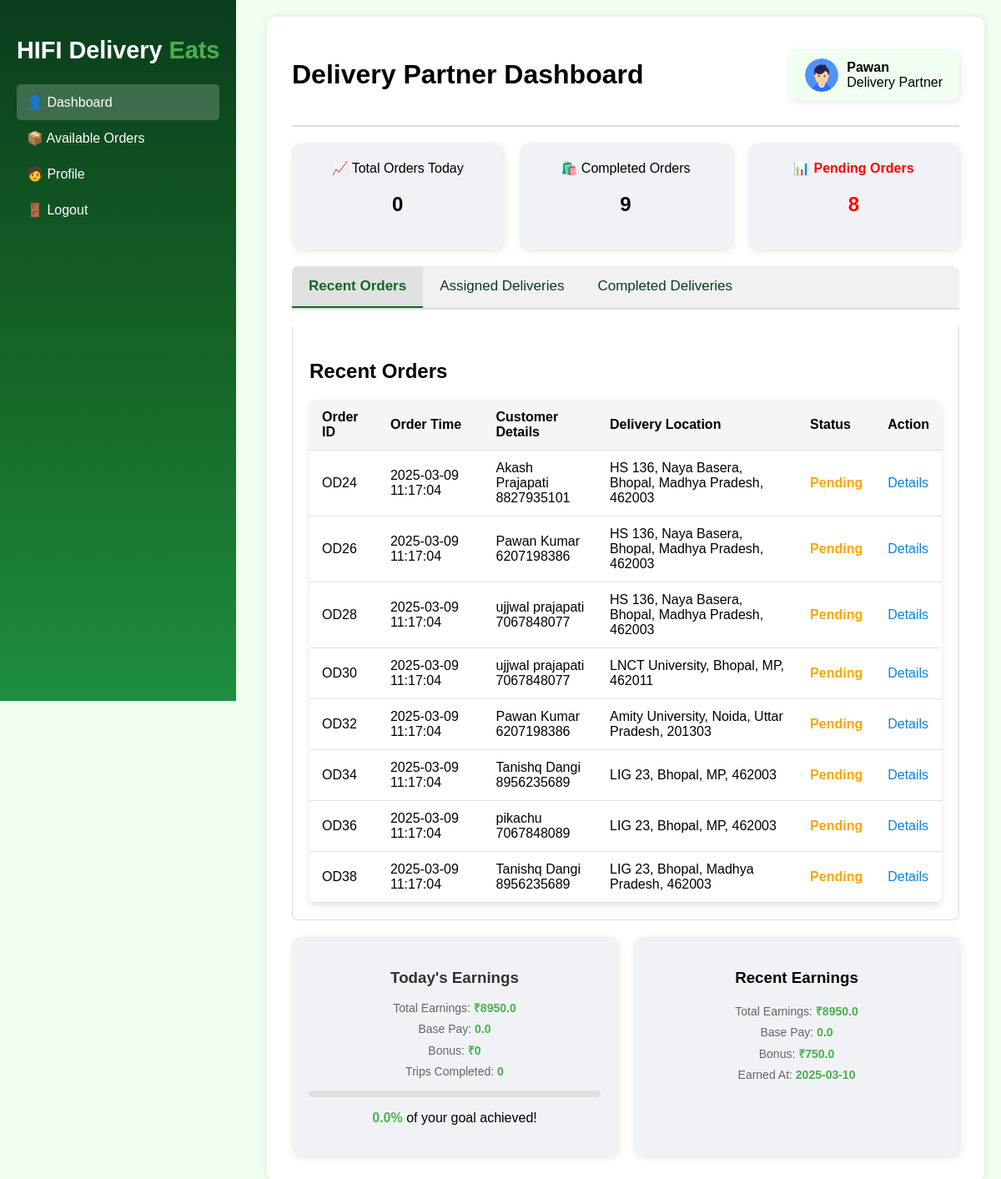
The page /delivery-agent (signed in) on the database its author committed.
### models.py (models this page shows, shortened)
class DeliveryAgent(UserMixin, db.Model):
    __tablename__ = 'delivery_agent'
    id = db.Column(db.Integer, primary_key=True)
    username = db.Column(db.String(100))
    email = db.Column(db.String(100), unique=True)
    phone = db.Column(db.Integer, unique=True, nullable=False)
    password = db.Column(db.String(100), nullable=False)
    image = db.Column(db.String(255), nullable=True, server_default='')
    bio = db.Column(db.Text, nullable=True, server_default='')
    delivery_area = db.Column(db.String(100), nullable=False)
    available_slots = db.Column(db.Boolean, nullable=False, default=True)
    id_proof = db.Column(db.String(12), nullable=False, server_default='')
    is_approved = db.Column(db.Boolean, nullable=False, server_default='0')
    is_active = db.Column(db.Boolean, nullable=False, server_default='1')
    def __repr__(self):
        return f'<DeliveryAgent {self.username}>'

class Order(db.Model):
    __tablename__ = 'order'
    id = db.Column(db.Integer, primary_key=True)
    user_id = db.Column(db.Integer, db.ForeignKey('customer.id'), nullable=False)
    delivery_agent_id = db.Column(db.Integer, db.ForeignKey('delivery_agent.id'), nullable=True)
    status = db.Column(db.String(50), nullable=False, default="Pending")
    total_price = db.Column(db.Float, nullable=False)
    delivery_location = db.Column(db.String(255), nullable=False)
    created_at = db.Column(db.DateTime, default=func.now())
    delivered_at = db.Column(db.DateTime, nullable=True)
    delivery_status = db.Column(db.String(50),nullable=False, default="ActionPending")
    items = db.relationship("OrderItem", backref="order", lazy=True)
    user = db.relationship("Customer", back_populates="orders", foreign_keys=[user_id])  # Link to the user

class Customer(UserMixin, db.Model):
    __tablename__ = 'customer'
    id = db.Column(db.Integer, primary_key=True)
    username = db.Column(db.String(100))
    email = db.Column(db.String(100), unique=True)
    phone = db.Column(db.Integer,unique=True, nullable=False)
    password = db.Column(db.String(100), nullable=False)
    addresses = db.relationship("Address", backref="customer", lazy=True)
    orders = db.relationship("Order", back_populates="user", foreign_keys="Order.user_id")  # Orders placed by the user
    def __repr__(self):
        return f'<Customer {self.username}>'

class Earnings(db.Model):
    __tablename__ = 'earnings'
    id = db.Column(db.Integer, primary_key=True)
    delivery_agent_id = db.Column(db.Integer, db.ForeignKey('delivery_agent.id'), nullable=False)
    base_pay = db.Column(db.Float, nullable=False, default=0.0)
    bonus = db.Column(db.Float, nullable=False, default=0.0)
    trips_count = db.Column(db.Integer, nullable=False, default=0)
    earned_at = db.Column(db.DateTime, default=func.now())
    delivery_agent = db.relationship('DeliveryAgent', backref='earnings')

### routes/delivery_agent_routes.py (the view)
    @app.route('/delivery-agent')
    def delivery_agent():
        print(current_user)
        agent = DeliveryAgent.query.get(current_user.id)
        print(agent)
        address_subquery = (
            db.session.query(
                Address.customer_id,
                func.min(Address.address_line).label("customer_address")
            )
            .group_by(Address.customer_id)
            .subquery()
        )
        pending_orders = (
            db.session.query(
                Order.id.label("order_id"),
                Customer.id.label("customer_id"),
                Customer.username.label("customer_name"),
                Customer.phone.label("customer_phone"),
                address_subquery.c.customer_address,
                Order.status.label("order_status"),
                Order.total_price.label("order_total"),
                Order.delivery_location.label("delivery_location"),
                Order.created_at.label("order_date"),
            )
            .join(Customer, Order.user_id == Customer.id)
            .outerjoin(address_subquery, address_subquery.c.customer_id == Customer.id)
            .filter(Order.delivery_agent_id == current_user.id, Order.status == "Pending")
            .all()
        )
        assigned_orders = (
            db.session.query(
                Order.id.label("order_id"),
                Customer.id.label("customer_id"),
                Customer.username.label("customer_name"),
                Customer.phone.label("customer_phone"),
                Address.address_line.label("customer_address"),
                Order.status.label("order_status"),
                Order.total_price.label("order_total"),
                Order.delivery_location.label("delivery_location"),
                Order.created_at.label("order_date"),
            )
            .join(Customer, Order.user_id == Customer.id)
            .outerjoin(Address, Address.customer_id == Customer.id)
            .filter(Order.delivery_agent_id == current_user.id, Order.status == "Accepted")
            .group_by(Order.id, Customer.id)
            .all()
        )
        completed_orders = (
            db.session.query(
                Order.id.label("order_id"),
                Customer.id.label("customer_id"),
                Customer.username.label("customer_name"),
                Customer.phone.label("customer_phone"),
                Address.address_line.label("customer_address"),
                Order.delivery_status.label("order_status"),
                Order.total_price.label("order_total"),
                Order.delivery_location.label("delivery_location"),
                Order.created_at.label("order_date"),
            )
            .join(Customer, Order.user_id == Customer.id)
            .outerjoin(Address, Address.customer_id == Customer.id)
            .filter(Order.delivery_agent_id == current_user.id, Order.delivery_status == "Delivered")
            .group_by(Order.id, Customer.id)
            .all()
        )
        today = datetime.datetime.now()
        todays_deliveries_count = (
            db.session.query(Order)
            .filter(
                Order.delivery_agent_id == current_user.id,
                db.func.date(Order.created_at) == today,
                Order.status == "Delivered"  or Order.status == "Pending" or Order.status == "Accepted"
            )
            .count()
        )
        pending_count = (
            db.session.query(Order)
            .filter(Order.delivery_agent_id == current_user.id, Order.status == "Pending")
            .count()
        )
        completed_count = (
            db.session.query(Order)
            .filter(Order.delivery_agent_id == current_user.id, Order.delivery_status == "Delivered")
            .count()
        )
        today_earnings = db.session.query(
            func.coalesce(func.sum(Earnings.base_pay), 0).label("base_pay"),
            func.coalesce(func.sum(Earnings.bonus), 0).label("bonus"),
            func.coalesce(func.sum(Earnings.trips_count), 0).label("trips"),
        ).filter(
            Earnings.delivery_agent_id == current_user.id,
            func.date(Earnings.earned_at) == datetime.date.today()
        ).first()
        recent_earning = Earnings.query.filter(
            Earnings.delivery_agent_id == current_user.id
        ).order_by(Earnings.earned_at.desc()).first()
        return render_template(
            'delivery_agent/dashboard.html',
            user=agent,
            pending_orders=pending_orders,
            assigned_orders=assigned_orders,
            completed_orders=completed_orders,
            todays_deliveries_count=todays_deliveries_count,
            pending_count=pending_count,
            completed_count=completed_count,
            timedelta=datetime.timedelta,
            earnings=today_earnings,
            recent_earnings=recent_earning
        )

### templates/delivery_agent/dashboard.html (shortened to what this page needs)
{% extends "delivery_agent/index.html" %} {% block content %}
<header>
  <h1>Delivery Partner Dashboard</h1>
  <div class="admin-card">
    <img
      src="{{url_for('static', filename=user.image) or 'https://img.lovepik.com/element/45001/3052.png_860.png'}}"
      alt="Profile"
      class="profile-image"
    />
    <div class="admin-info">
      <p><strong>{{ user.username }}</strong></p>
      <p class="role">Delivery Partner</p>
    </div>
  </div>
</header>
<section class="dashboard-stats">
  <div class="card">
    📈 Total Orders Today
    <h2>{{ todays_deliveries_count }}</h2>
  </div>
  <div class="card completed">
    🛍️ Completed Orders
    <h2>{{ completed_count }}</h2>
  </div>
  <div class="card pending">
    📊 Pending Orders
    <h2>{{ pending_count }}</h2>
  </div>
</section>
<div class="tab">
  <button class="tablinks" onclick="openTab(event, 'recent')" id="defaultOpen">
    Recent Orders
  </button>
  <button class="tablinks" onclick="openTab(event, 'assigned')">
    Assigned Deliveries
  </button>
  <button class="tablinks" onclick="openTab(event, 'completed')">
    Completed Deliveries
  </button>
</div>
<div id="recent" class="tabcontent">
  <h2>Recent Orders</h2>
  {% if pending_orders %}
  <table>
    <thead>
      <tr>
        <th>Order ID</th>
        <th>Order Time</th>
        <th>Customer Details</th>
        <th>Delivery Location</th>
        <th>Status</th>
        <th>Action</th>
      </tr>
    </thead>
    <tbody>
      {% for order in pending_orders %}
      <tr>
        <td>OD{{ order.order_id }}</td>
        <td>{{ order.order_date.strftime('%Y-%m-%d %H:%M:%S') }}</td>
        <td>
          {{ order.customer_name }}<br />
          {{ order.customer_phone }}
        </td>
        <td>{{ order.delivery_location }}</td>
        <td>
          {% if order.order_status == "Pending" %}
          <span class="status-value pending">{{ order.order_status }}</span>
          {% elif order.order_status == "Completed" %}
          <span class="status-value completed">{{ order.order_status }}</span>
          {% elif order.order_status == "In Progress" %}
          <span class="status-value in-progress">{{ order.order_status }}</span>
          {% else %}
          <span class="status-value">{{ order.order_status }}</span>
          {% endif %}
        </td>
        <td>
          <a
            href="{{ url_for('delivery_partner_order_detail', order_id=order.order_id) }}"
            >Details</a
          >
        </td>
      </tr>
      {% endfor %}
    </tbody>
  </table>
  {% else %}
  <p>No pending orders assigned to you.</p>
  {% endif %}
</div>
<div class="side-info">
  <div class="side-card earnings-card">
    <h3>Today's Earnings</h3>
    <div class="earnings-details">
      <p>
        Total Earnings:
        <span class="highlight">
          ₹{{ (recent_earnings.base_pay | default(0)) + (recent_earnings.bonus | default(0)) }}
        </span>
      </p>
      {% if earnings and earnings.base_pay %}
      <p>Base Pay: <span class="highlight">₹{{ earnings.base_pay }}</span></p>
      {% else %}
      <p>Base Pay: <span class="highlight">0.0</span></p>
      {% endif %}
      <p>Bonus: <span class="highlight">₹{{ earnings.bonus }}</span></p>
      <p>
        Trips Completed:
        <span class="highlight">{{ earnings.trips }}</span>
      </p>
    </div>
    <div class="progress-bar">
    </div>
    <p>
      <span class="highlight">
        {{ ((earnings.base_pay + earnings.bonus) / 1500 * 100)|round(0, 'floor')
        }}%
      </span>
      of your goal achieved!
    </p>
  </div>
  <div class="side-card recent-earnings-card">
    <h3>Recent Earnings</h3>
    <div class="earnings-details">
      <p>
        Total Earnings:
        <span class="highlight">
          ₹{{ (recent_earnings.base_pay | default(0)) + (recent_earnings.bonus | default(0)) }}
        </span>
      </p>
      {% if earnings and earnings.base_pay %}
      <p>Base Pay: <span class="highlight">₹{{ earnings.base_pay }}</span></p>
      {% else %}
      <p>Base Pay: <span class="highlight">0.0</span></p>
      {% endif %}
      <p>Bonus: <span class="highlight">₹{{ recent_earnings.bonus }}</span></p>
      <p>
        Earned At:
        <span class="highlight">
          {% if recent_earnings.earned_at %} {{
          recent_earnings.earned_at.strftime('%Y-%m-%d') }} {% else %} N/A {%
          endif %}
        </span>
      </p>
    </div>
  </div>
  {% endblock content %}

### templates/delivery_agent/index.html (shortened to what this page needs)
<!DOCTYPE html>
<html lang="en">
<head>
  <link rel="stylesheet" href="/css/delivery_agent/index.css">
</head>
<body>
  <aside class="sidebar">
    <h2>HIFI Delivery <span class="highlight">Eats</span></h2>
    <ul>
        <li class="{% if request.endpoint == 'delivery_agent' %}active{% endif %}">
          <a href="{{ url_for('delivery_agent') }}">👤 Dashboard</a>
        </li>
        <li >
          <a href="#">📦 Available Orders</a>
        </li>
        <li class="{% if request.endpoint == 'delivery_partner_profile' %}active{% endif %}">
          <a href="{{ url_for('delivery_partner_profile') }}">🧑 Profile</a>
        </li>
        <li>
          <a href="{{ url_for('employee_logout') }}" class="logout">🚪 Logout</a>
        </li>
      </ul>
  </aside>
  <div class="main-content">
    {% block content %}{% endblock content %}
  </div>
</body>
</html>

### static/css/delivery_agent/index.css (style rules this page uses)
body { font-family: 'Poppins', sans-serif; margin: 0; background: #f0fff0; }
.sidebar { position: fixed; top: 0; left: 0; width: auto; height: 100vh; background: linear-gradient(180deg, #0b3d1e, #156425, #1e8e3e); padding: 20px; color: white; overflow-y: auto; }
.sidebar h2 { color: white; font-size: 1.8em; font-weight: bold; }
.sidebar ul { list-style: none; padding: 0; }
.sidebar ul li { padding: 12px; cursor: pointer; transition: 0.3s; color: white; }
.sidebar a { text-decoration: none; color: inherit; }
.main-content { margin: 20px 20px 20px 320px; padding: 30px; background: #ffffff; border-radius: 10px; box-shadow: 0px 0px 10px rgba(0,0,0,0.1); }
header { display: flex; justify-content: space-between; align-items: center; padding-bottom: 20px; border-bottom: 2px solid #ddd; }
.dashboard-stats { display: flex; gap: 20px; margin: 20px 0; }
.card { background: #f1f2f6; padding: 20px; border-radius: 10px; box-shadow: 2px 2px 10px rgba(0,0,0,0.1); flex: 1; text-align: center; transition: 0.3s; }
.admin-card { background: #f0fff0; padding: 10px 20px; border-radius: 10px; box-shadow: 2px 2px 10px rgba(0,0,0,0.1); display: flex; align-items: center; gap: 10px; transition: 0.3s; }
.admin-card p { margin: 0; }
.pending { color: red; font-weight: bold; }
table { width: 100%; border-collapse: collapse; margin-top: 20px; border-radius: 8px; overflow: hidden; box-shadow: 0 4px 8px rgba(0, 0, 0, 0.1); }
th, td { padding: 12px 15px; text-align: left; border-bottom: 1px solid #e0e0e0; }
th { background: #f5f5f5; font-weight: 600; }
td a { color: #0984e3; text-decoration: none; }
.side-info { display: flex; gap: 20px; margin-top: 20px; }
.side-card { background: #f1f2f6; padding: 20px; border-radius: 10px; box-shadow: 2px 2px 10px rgba(0,0,0,0.1); flex: 1; transition: 0.3s; text-align: center; }
.highlight { color: #ffffff; }
.profile-image { width: 40px; height: 40px; border-radius: 50%; object-fit: cover; }
.admin-info { display: flex; flex-direction: column; }
.logout { text-decoration: none; color: white; }
.sidebar ul li.active { background: rgba(255, 255, 255, 0.2); border-radius: 5px; }
.status-value.pending { color: orange; }
.status-value { font-weight: bold; }
.tab { overflow: hidden; border-bottom: 2px solid #ddd; background-color: #f1f1f1; margin-bottom: 20px; border-radius: 8px 8px 0 0; }
.tab button { background-color: inherit; float: left; border: none; outline: none; cursor: pointer; padding: 14px 20px; transition: background-color 0.3s, color 0.3s; font-size: 17px; color: #0b3d1e; }
.tab button.active { background-color: #cccccc6e; color: #156425; font-weight: bold; border-bottom: 2px solid #156425; }
.tabcontent { display: none; padding: 20px; border: 1px solid #ddd; border-top: none; animation: fadeEffect 0.5s; background: #ffffff; border-radius: 0 0 8px 8px; }
.tabcontent table { margin-top: 0; }
.side-info { display: flex; flex-wrap: wrap; gap: 20px; margin-top: 20px; }
.side-card { background: #f1f2f6; padding: 20px; border-radius: 10px; box-shadow: 2px 2px 10px rgba(0,0,0,0.1); flex: 1; min-width: 280px; transition: 0.3s; text-align: center; }
.earnings-card h3 { margin-bottom: 15px; color: #333; font-weight: 600; }
.earnings-details p { font-size: 14px; color: #666; margin: 8px 0; }
.highlight { color: #4caf50; font-weight: bold; }
.progress-bar { background-color: #e0e0e0; border-radius: 6px; height: 8px; margin: 15px 0; overflow: hidden; position: relative; }

### rows shown on the page
DeliveryAgent: image (picture), username "Pawan"
Order: order_id "24", order_date "2025-03-09 11:17:04", customer_name "Akash Prajapati", customer_phone "8827935101", delivery_location "HS 136, Naya Basera, Bhopal, Madhya Pradesh, 462003", order_status "Pending"
Order: order_id "26", order_date "2025-03-09 11:17:04", customer_name "Pawan Kumar", customer_phone "6207198386", delivery_location "HS 136, Naya Basera, Bhopal, Madhya Pradesh, 462003", order_status "Pending"
Order: order_id "28", order_date "2025-03-09 11:17:04", customer_name "ujjwal prajapati", customer_phone "7067848077", delivery_location "HS 136, Naya Basera, Bhopal, Madhya Pradesh, 462003", order_status "Pending"
Order: order_id "30", order_date "2025-03-09 11:17:04", customer_name "ujjwal prajapati", customer_phone "7067848077", delivery_location "LNCT University, Bhopal, MP, 462011", order_status "Pending"
Order: order_id "32", order_date "2025-03-09 11:17:04", customer_name "Pawan Kumar", customer_phone "6207198386", delivery_location "Amity University, Noida, Uttar Pradesh, 201303", order_status "Pending"
Order: order_id "34", order_date "2025-03-09 11:17:04", customer_name "Tanishq Dangi", customer_phone "8956235689", delivery_location "LIG 23, Bhopal, MP, 462003", order_status "Pending"
Order: order_id "36", order_date "2025-03-09 11:17:04", customer_name "pikachu", customer_phone "7067848089", delivery_location "LIG 23, Bhopal, MP, 462003", order_status "Pending"
Order: order_id "38", order_date "2025-03-09 11:17:04", customer_name "Tanishq Dangi", customer_phone "8956235689", delivery_location "LIG 23, Bhopal, Madhya Pradesh, 462003", order_status "Pending"
Earnings: base_pay+bonus "8950.0", bonus "750.0", earned_at "2025-03-10"

### other values the page prints
{{ todays_deliveries_count }} "0"
{{ completed_count }} "9"
{{ pending_count }} "8"
{{ earnings.bonus }} "0"
{{ earnings.trips }} "0"
{{ ((earnings.base_pay + earnings.bonus) / 1500 * 100)|round(0, 'floor') }} "0.0"
